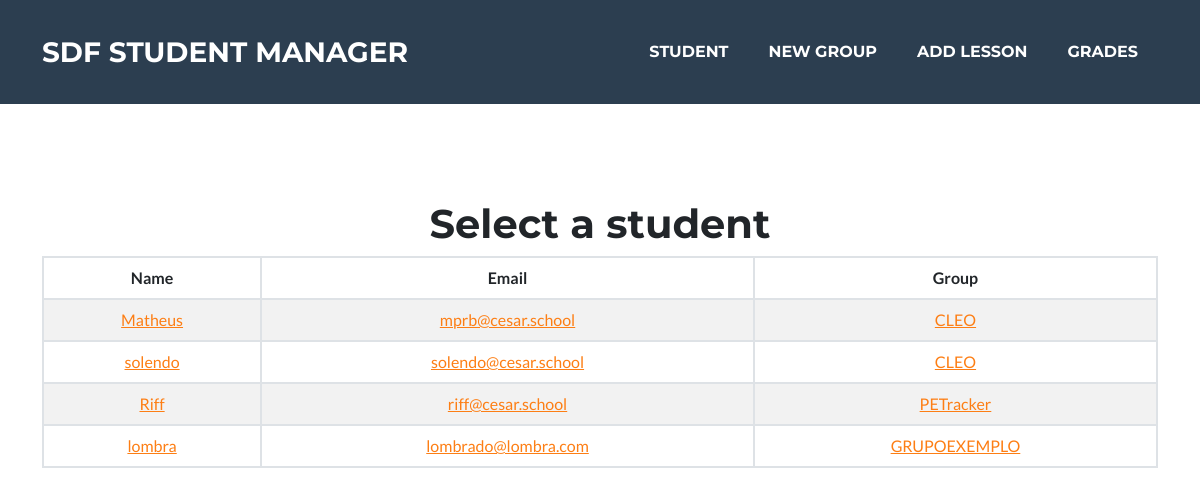
Page /student/select/edit on the committed database.
### presence_count/models.py (models this page shows, shortened)
class Student(models.Model):
    name = models.CharField(max_length=100)
    email = models.EmailField(max_length=100)
    grade_1 = models.FloatField(default=0)
    grade_2 = models.FloatField(default=0)
    grade_avg = models.FloatField(default=0)
    presences = models.IntegerField(default=0)
    group = models.ForeignKey(Group, on_delete=models.PROTECT, default=None, null=True, blank=True)

class Group(models.Model):
    name = models.CharField(max_length=100)
    tracking = models.URLField(blank=True)
    repo = models.URLField(blank=True)
    prototype = models.URLField(blank=True)
    description = models.TextField(max_length=512, blank=True)
    def __str__(self):
        return self.name

### presence_count/views.py (the view)
# urls.py: path('student/select/<str:op>', views.select_student, name='select_student'),
def select_student(request, op):
    students = Student.objects.all().order_by('group_id')
    context = {'students': students, 'op': op}
    if op == 'edit':
        return render(request, 'student/select_edit.html', context)
    elif op == 'delete':
        return render(request, 'student/select_delete.html', context)

### presence_count/templates/student/select_edit.html (shortened to what this page needs)
{% extends 'snippets/select_student.html' %}
{% block address %}
    <td><a href="{% url 'presence_count:edit_student' student.id %}">{{student.name}}</a></td>
{% endblock %}

### presence_count/templates/snippets/select_student.html
{% extends 'base.html' %}
{% block body %}
<header class="masthead text-center">
    <div class="container d-flex flex-column">
        <h1>Select a student</h1>
        <table class="table table-striped table-hover table-bordered">
            <thead>
                <tr>
                    <th scope="col">Name</th>
                    <th scope="col">Email</th>
                    <th scope="col">Group</th>
                </tr>
            </thead>
            <tbody>
                {% for student in students %}
                <tr>
                    {% block address %}
                    {% endblock %}
                    <td><a href="mailto:{{student.email}}">{{student.email}}</a></td>
                    {% if student.group_id %}
                        <td><a href="{% url 'presence_count:view_group' student.group_id %}" target="_blank">{{student.group}}</a></td>
                    {% else %}
                        <td>{{student.group}}</td>
                    {% endif %}
                </tr>
                {% endfor %}
            </tbody>
        </table>
    </div>
</header>
{% endblock %}

### rows in the picture
Student: name "Matheus", email "mprb@cesar.school", group "CLEO"
Student: name "solendo", email "solendo@cesar.school", group "CLEO"
Student: name "Riff", email "riff@cesar.school", group "PETracker"
Student: name "lombra", email "lombrado@lombra.com", group "GRUPOEXEMPLO"
